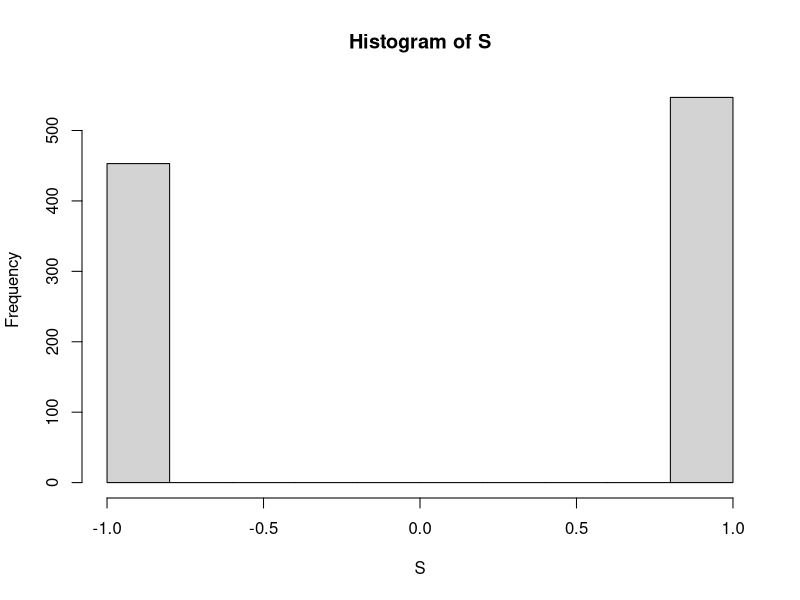
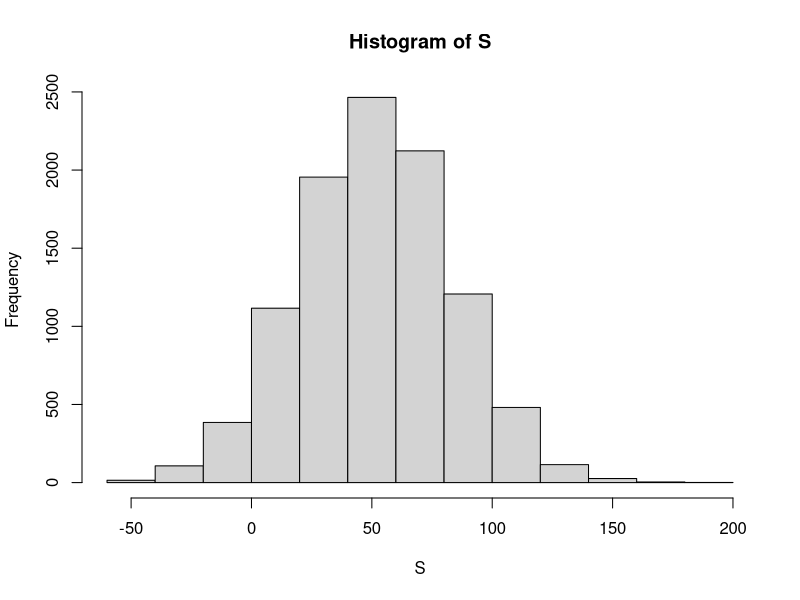

The R source for these figures, in order:
## ---- chunk 1
set.seed(1)
# define random variable x to be 1 if blue, 0 otherwise
beads <- rep(c("red", "blue"), times = c(2, 3))
x <- ifelse(sample(beads, 1) == "blue", 1, 0)
print(x)
## ---- chunk 2
red <- 18
black <- 18
green <- 2
n <- 1000

S <- sample(c(1,-1), # options are +1 and -1
       n, # players are 1000
       replace = TRUE,
       prob = c(20/38, # probability of win
                18/38)) # probability of lose
hist(S) # distribution
sum(S) # total gains
mean(S) # mean gain
## ---- chunk 3
n <- 1000    # number of roulette players
B <- 10000    # number of Monte Carlo experiments
S <- replicate(B, {
    X <- sample(c(-1,1), n, replace = TRUE, prob = c(9/19, 10/19))    # simulate 1000 roulette spins
    sum(X)    # determine total profit
})

hist(S) # distribution of results
mean(S) # mean results
mean(S < 0)    # probability of the casino losing money
